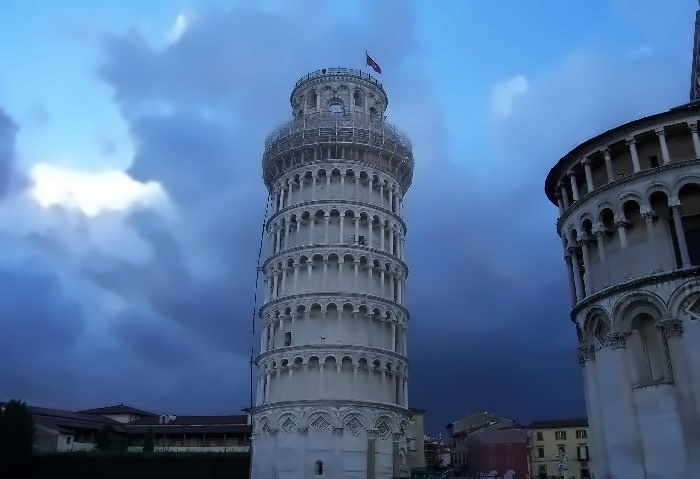
#> input picture Image Processing and Enhancer System/007 Reduced Noise.jpg, 700 x 479 px
$ python -i 'ISE gui_Main.py'   (imports and definitions only)   (older library calls are emulated)
#> lines starting #> are read from the running program, lines starting #| are printed output that depends on the picture
#> further down, picture is the input picture: shape (479, 700, 3); mean B, G, R 152.5, 113.1, 82.1
from tkinter import CENTER
from turtle import position
import PySimpleGUI as sg
from matplotlib.font_manager import FontProperties
from PIL import Image, ImageFont, ImageDraw, ImageTk ,ImageOps, ImageFilter, ImageEnhance

import cv2

import numpy as np

import textwrap

from matplotlib import pyplot as plt

from guidedfilter import guided_filter

# Preprocessing Message for waiting to open GUI
# [6 lines not run here, left out]

# convert to hsv colorspace
# [1 line that did not run here, left out]
# [1 line that did not run here, left out]

# adjust the hsv and merge together
# [1 line that did not run here, left out]
# [1 line that did not run here, left out]
# [1 line that did not run here, left out]
# [1 line that did not run here, left out]

# convert back to color
# [1 line that did not run here, left out]

# save image
# [12 lines not run here, left out]

#merge the image
# [1 line that did not run here, left out]
# [1 line not run here, left out]
# [1 line that did not run here, left out]
# [14 lines not run here, left out]

#merge the image
# [1 line that did not run here, left out]
# [1 line not run here, left out]
# [1 line that did not run here, left out]
# [4 lines not run here, left out]


# add title
# [1 line that did not run here, left out]
# [1 line not run here, left out]

#adding text
title_font = ImageFont.truetype("BD_Cartoon_Shout.ttf", 250)
poster_text = "Find The Nemo"

# [1 line that did not run here, left out]

#shadow
# [6 lines not run here, left out]

# changed water add title
# [1 line that did not run here, left out]
# [1 line not run here, left out]

#adding text
title_font = ImageFont.truetype("BD_Cartoon_Shout.ttf", 250)
poster_text = "Save The Nemo"

# [1 line that did not run here, left out]

#shadow
# [6 lines not run here, left out]

# Enhance image
# [1 line that did not run here, left out]
factor = 1.5 #gives original image
# [1 line that did not run here, left out]
# [7 lines not run here, left out]

# reduce noise and save image
# [1 line that did not run here, left out]
# [4 lines not run here, left out]

# median filter
x = 1
# [6 lines not run here, left out]
# [1 line that did not run here, left out]

#study the image
# [2 lines not run here, left out]

#merge the image
# [1 line that did not run here, left out]
# [12 lines not run here, left out]

#draw on the existing image
# [1 line that did not run here, left out]
# [1 line that did not run here, left out]

# [1 line that did not run here, left out]
# [1 line that did not run here, left out]
# [1 line that did not run here, left out]
# [1 line that did not run here, left out]

# [1 line not run here, left out]

# [1 line that did not run here, left out]
#merge the image
# [1 line not run here, left out]

# add signature
# [1 line that did not run here, left out]
# [1 line not run here, left out]

#adding text
title_font = ImageFont.truetype("Sabrina AT.otf", 30)
poster_text = "Leonardo da Vinci"

# [1 line that did not run here, left out]

#Text
# [11 lines not run here, left out]
# [1 line that did not run here, left out]
# [1 line that did not run here, left out]
# [1 line that did not run here, left out]
# [1 line that did not run here, left out]

# shift the hue
# cv2 will clip automatically to avoid color wrap - around
huechange = 170 # 0 is no change;
schange = 30
vchange = 20
# [1 line not run here, left out]
# [1 line that did not run here, left out]
# [1 line that did not run here, left out]
# [1 line that did not run here, left out]

# combine new hue with s and v
# [1 line that did not run here, left out]

# convert from HSV to BGR
# [1 line that did not run here, left out]

# [3 lines not run here, left out]
# [1 line that did not run here, left out]

# [1 line that did not run here, left out]
# [1 line that did not run here, left out]

# [1 line that did not run here, left out]
# [1 line that did not run here, left out]
# [1 line that did not run here, left out]
# [2 lines not run here, left out]
# [1 line that did not run here, left out]
# [7 lines not run here, left out]
# [1 line that did not run here, left out]
astr = "Welcome to the river"
para = textwrap.wrap(astr, width=15)

MAX_W, MAX_H = 1280,940
# [1 line that did not run here, left out]
font = ImageFont.truetype(
    'ALGER.ttf', 120)

current_h, pad = 200,10
# [7 lines not run here, left out]

# [1 line that did not run here, left out]
# [2 lines not run here, left out]
astr = "Welcome to the river"
para = textwrap.wrap(astr, width=15)

MAX_W, MAX_H = 1280,940
# [1 line that did not run here, left out]
font = ImageFont.truetype(
    'ALGER.ttf', 120)

current_h, pad = 200,10
# [7 lines not run here, left out]

#==========================================================================================================================

# Image 4 preprocessing
# 3-7.jpg
# Automatic brightness and contrast optimization with optional histogram clipping
def automatic_brightness_and_contrast(img4, clip_hist_percent=1):
#> called with clip_hist_percent = 1
    gray = cv2.cvtColor(img4, cv2.COLOR_BGR2GRAY)
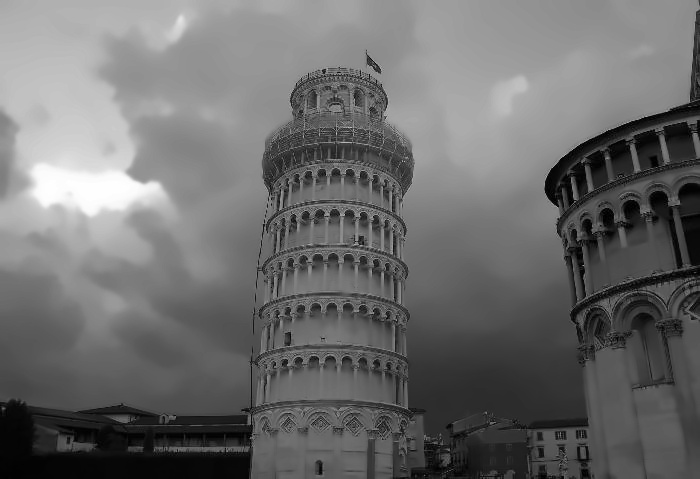
#> gray: shape (479, 700); min 0, max 255, mean 108.3

    # Calculate grayscale histogram
    hist = cv2.calcHist([gray],[0],None,[256],[0,256])
#> hist = 256 values, max 5579 at index 146, min 22 at index 255, mean 1309.8
    hist_size = len(hist)
#> hist_size = 256

    # Calculate cumulative distribution from the histogram
    accumulator = []
    accumulator.append(float(hist[0]))
    for index in range(1, hist_size):
        accumulator.append(accumulator[index -1] + float(hist[index]))
#> after the loop, accumulator = 256 values from 77 to 335300

    # Locate points to clip
    maximum = accumulator[-1]
#> maximum = 335300
    clip_hist_percent *= (maximum/100.0)
#> clip_hist_percent = 3353
    clip_hist_percent /= 2.0
#> clip_hist_percent = 1676.5

    # Locate left cut
    minimum_gray = 0
    while accumulator[minimum_gray] < clip_hist_percent:
        minimum_gray += 1
#> this loop made 3 passes
#> after the loop, minimum_gray = 3

    # Locate right cut
    maximum_gray = hist_size -1
#> maximum_gray = 255
    while accumulator[maximum_gray] >= (maximum - clip_hist_percent):
        maximum_gray -= 1
#> this loop made 4 passes
#> maximum_gray on passes 1 to 4: 254, 253, 252, 251
#> after the loop, maximum_gray = 251

    # Calculate alpha and beta values
    alpha = 255 / (maximum_gray - minimum_gray)
#> alpha = 1.03
    beta = -minimum_gray * alpha
#> beta = -3.08


    # Calculate new histogram with desired range and show histogram
    new_hist = cv2.calcHist([gray],[0],None,[256],[minimum_gray,maximum_gray])
#> new_hist = 256 values, max 5579 at index 147, min 0 at index 32, mean 1297.8
    plt.plot(hist)
    plt.plot(new_hist)
    plt.xlim([0,256])
    plt.ylim([0,100000])
    plt.savefig('img4_plot.png', dpi = 300, bbox_inches = 'tight')
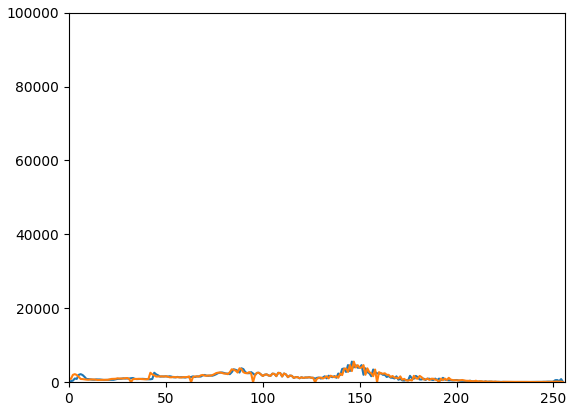
#> figure drawn by matplotlib, 1 panel; curve peaks at x = 146, y = 5579; curve peaks at x = 147, y = 5579

    auto_result = cv2.convertScaleAbs(img4, alpha=alpha, beta=beta)
    return (auto_result, alpha, beta)

# [1 line not run here, left out]
# [1 line that did not run here, left out]

# [2 lines not run here, left out]
title_font = ImageFont.truetype("Saber.ttf", 300)

poster_text = "So bright"


# [1 line that did not run here, left out]


#3d effect
# [8 lines not run here, left out]

#==========================================================================================================================

#Image 5 pre-processing

# [102 lines left out: functions get_illumination_channel, get_atmosphere, get_initial_transmission, get_correctedTransMapransmission, get_final_image, dehaze and 1 more, not called in this run]

# [1 line not run here, left out]
# [1 line that did not run here, left out]

tmin = 0.1   # minimum value for t to make J image
w = 15       # window size, which determine the corseness of prior images
alpha = 0.4  # threshold for transmission correction
omega = 0.75 # this is for dark channel prior
p = 0.1      # percentage to consider for atmosphere
eps = 1e-3   # for J image

# [1 line that did not run here, left out]
# [1 line that did not run here, left out]

# [1 line that did not run here, left out]
# [1 line that did not run here, left out]
# [6 lines not run here, left out]
titlefont = ImageFont.truetype("BRITANIC.ttf", 30)
# [1 line that did not run here, left out]
# [6 lines not run here, left out]
# [1 line that did not run here, left out]
# [1 line not run here, left out]
# [1 line that did not run here, left out]
# [2 lines not run here, left out]

#==========================================================================================================================
#GUI
#Image 1 GUI
# [363 lines left out: functions Image1, Image2, Image3, Image4, Image5, not called in this run]


#Main Menu GUI
# [1 line not run here, left out]

# [8 lines that did not run here, left out]
# [31 lines not run here, left out]

>>> import cv2
>>> picture = cv2.imread('007 Reduced Noise.jpg')
>>> result = automatic_brightness_and_contrast(picture)
